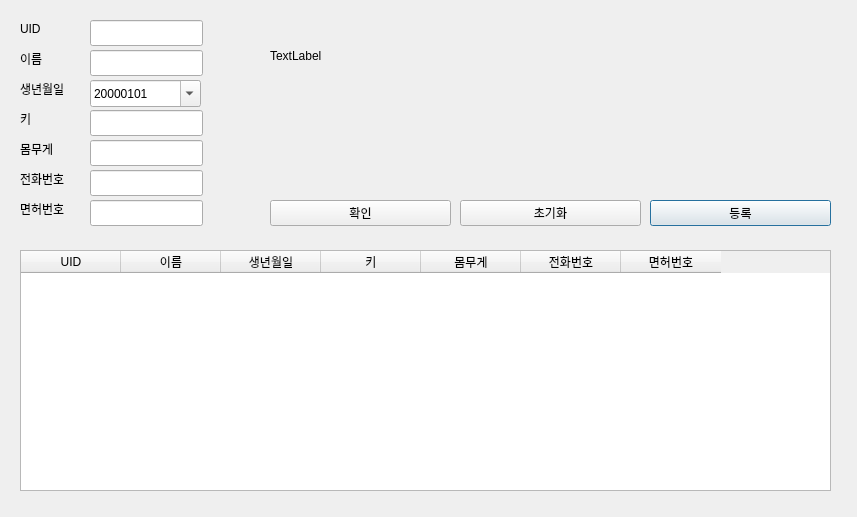
<?xml version="1.0" encoding="UTF-8"?>
<ui version="4.0">
 <class>Dialog</class>
 <widget class="QDialog" name="Dialog">
  <property name="geometry">
   <rect>
    <x>0</x>
    <y>0</y>
    <width>857</width>
    <height>517</height>
   </rect>
  </property>
  <property name="windowTitle">
   <string>Dialog</string>
  </property>
  <widget class="QLabel" name="label">
   <property name="geometry">
    <rect>
     <x>20</x>
     <y>20</y>
     <width>66</width>
     <height>18</height>
    </rect>
   </property>
   <property name="text">
    <string>UID</string>
   </property>
  </widget>
  <widget class="QLabel" name="label_2">
   <property name="geometry">
    <rect>
     <x>20</x>
     <y>50</y>
     <width>66</width>
     <height>18</height>
    </rect>
   </property>
   <property name="text">
    <string>이름</string>
   </property>
  </widget>
  <widget class="QLabel" name="label_3">
   <property name="geometry">
    <rect>
     <x>20</x>
     <y>80</y>
     <width>66</width>
     <height>18</height>
    </rect>
   </property>
   <property name="text">
    <string>생년월일</string>
   </property>
  </widget>
  <widget class="QLabel" name="label_5">
   <property name="geometry">
    <rect>
     <x>20</x>
     <y>110</y>
     <width>66</width>
     <height>18</height>
    </rect>
   </property>
   <property name="text">
    <string>키</string>
   </property>
  </widget>
  <widget class="QLabel" name="label_6">
   <property name="geometry">
    <rect>
     <x>20</x>
     <y>140</y>
     <width>66</width>
     <height>18</height>
    </rect>
   </property>
   <property name="text">
    <string>몸무게</string>
   </property>
  </widget>
  <widget class="QLabel" name="label_7">
   <property name="geometry">
    <rect>
     <x>20</x>
     <y>170</y>
     <width>66</width>
     <height>18</height>
    </rect>
   </property>
   <property name="text">
    <string>전화번호</string>
   </property>
  </widget>
  <widget class="QLabel" name="label_8">
   <property name="geometry">
    <rect>
     <x>20</x>
     <y>200</y>
     <width>66</width>
     <height>18</height>
    </rect>
   </property>
   <property name="text">
    <string>면허번호</string>
   </property>
  </widget>
  <widget class="QLineEdit" name="editUid">
   <property name="geometry">
    <rect>
     <x>90</x>
     <y>20</y>
     <width>113</width>
     <height>26</height>
    </rect>
   </property>
  </widget>
  <widget class="QLineEdit" name="editName">
   <property name="geometry">
    <rect>
     <x>90</x>
     <y>50</y>
     <width>113</width>
     <height>26</height>
    </rect>
   </property>
  </widget>
  <widget class="QLineEdit" name="editPhone">
   <property name="geometry">
    <rect>
     <x>90</x>
     <y>170</y>
     <width>113</width>
     <height>26</height>
    </rect>
   </property>
  </widget>
  <widget class="QLineEdit" name="editLicense">
   <property name="geometry">
    <rect>
     <x>90</x>
     <y>200</y>
     <width>113</width>
     <height>26</height>
    </rect>
   </property>
  </widget>
  <widget class="QLineEdit" name="editHeight">
   <property name="geometry">
    <rect>
     <x>90</x>
     <y>110</y>
     <width>113</width>
     <height>26</height>
    </rect>
   </property>
  </widget>
  <widget class="QLineEdit" name="editWeight">
   <property name="geometry">
    <rect>
     <x>90</x>
     <y>140</y>
     <width>113</width>
     <height>26</height>
    </rect>
   </property>
  </widget>
  <widget class="QDateEdit" name="editBirth">
   <property name="geometry">
    <rect>
     <x>90</x>
     <y>80</y>
     <width>111</width>
     <height>27</height>
    </rect>
   </property>
   <property name="displayFormat">
    <string>yyyyMMdd</string>
   </property>
   <property name="calendarPopup">
    <bool>true</bool>
   </property>
  </widget>
  <widget class="QPushButton" name="btnRegister">
   <property name="geometry">
    <rect>
     <x>650</x>
     <y>200</y>
     <width>181</width>
     <height>26</height>
    </rect>
   </property>
   <property name="text">
    <string>등록</string>
   </property>
  </widget>
  <widget class="QLabel" name="labelStatus">
   <property name="geometry">
    <rect>
     <x>270</x>
     <y>20</y>
     <width>551</width>
     <height>71</height>
    </rect>
   </property>
   <property name="text">
    <string>TextLabel</string>
   </property>
  </widget>
  <widget class="QTableWidget" name="tableWidget">
   <property name="geometry">
    <rect>
     <x>20</x>
     <y>250</y>
     <width>811</width>
     <height>241</height>
    </rect>
   </property>
   <column>
    <property name="text">
     <string>UID</string>
    </property>
   </column>
   <column>
    <property name="text">
     <string>이름</string>
    </property>
   </column>
   <column>
    <property name="text">
     <string>생년월일</string>
    </property>
   </column>
   <column>
    <property name="text">
     <string>키</string>
    </property>
   </column>
   <column>
    <property name="text">
     <string>몸무게</string>
    </property>
   </column>
   <column>
    <property name="text">
     <string>전화번호</string>
    </property>
   </column>
   <column>
    <property name="text">
     <string>면허번호</string>
    </property>
   </column>
  </widget>
  <widget class="QPushButton" name="btnConfirm">
   <property name="geometry">
    <rect>
     <x>270</x>
     <y>200</y>
     <width>181</width>
     <height>26</height>
    </rect>
   </property>
   <property name="text">
    <string>확인</string>
   </property>
  </widget>
  <widget class="QPushButton" name="btnReset">
   <property name="geometry">
    <rect>
     <x>460</x>
     <y>200</y>
     <width>181</width>
     <height>26</height>
    </rect>
   </property>
   <property name="text">
    <string>초기화</string>
   </property>
  </widget>
 </widget>
 <resources/>
 <connections/>
</ui>
